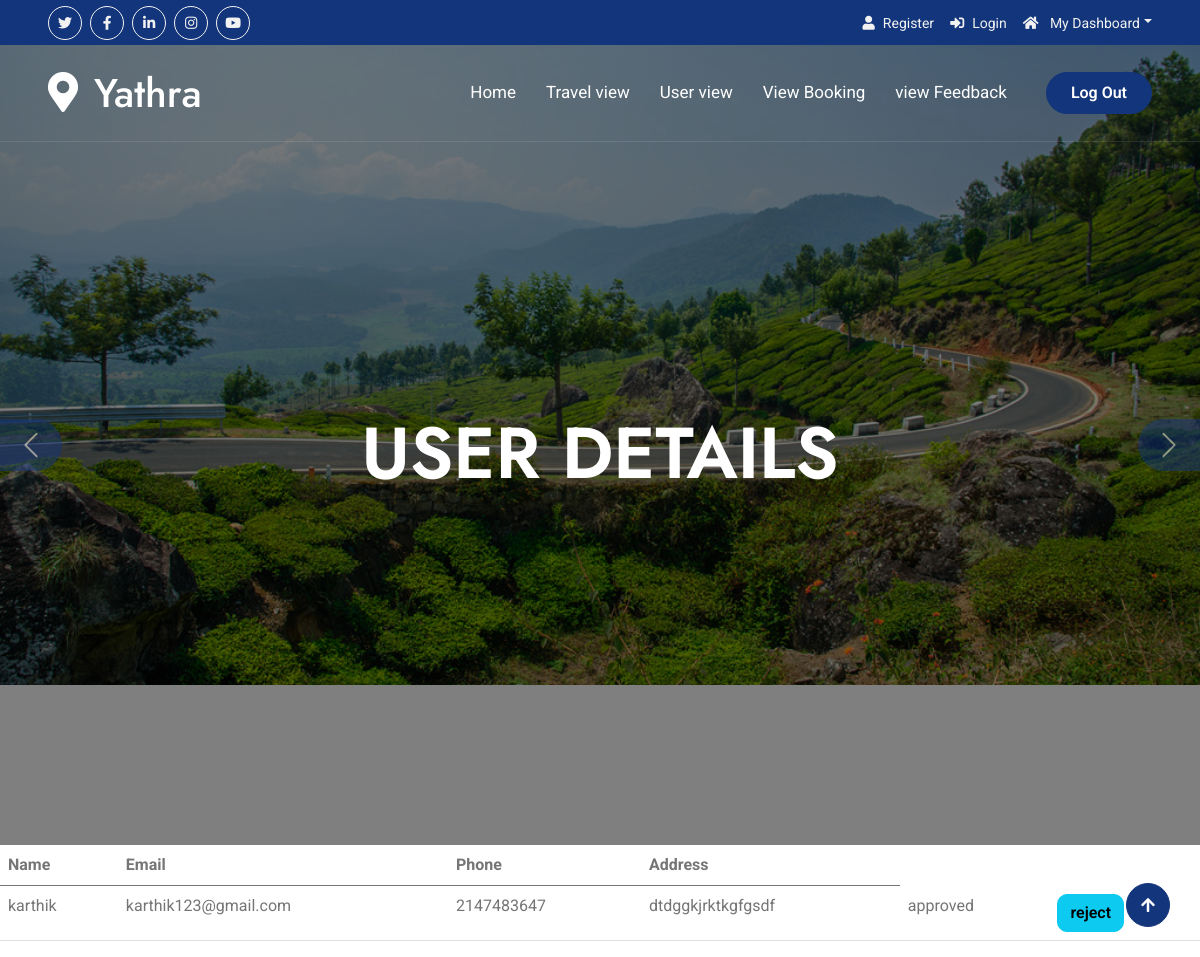
The page /admin/view_user.php on the database its author committed.
### tables this page shows
CREATE TABLE `register` (
  `name` varchar(100) NOT NULL,
  `email` varchar(100) NOT NULL,
  `phone` int(10) NOT NULL,
  `address` varchar(100) NOT NULL,
  `user_id` int(100) NOT NULL,
  `login_id` int(100) NOT NULL
);

### admin/view_user.php (the view, shortened to what this page needs)
<?php
include 'header.php';
include '../connection.php';
?>
<div class="carousel-header" >
                <div id="carouselId" class="carousel slide" data-bs-ride="carousel">
                    <div class="carousel-inner" role="listbox">
                        <div class="carousel-item active" >
                            <img src="img/road.jpg" height="150" class="img-fluid" alt="Image">
                            <div class="carousel-caption">
                                    <h1 class="display-2 text-capitalize text-white mb-4">USER DETAILS</h1>
                            </div>
                        </div>
                    <button class="carousel-control-prev" type="button" data-bs-target="#carouselId" data-bs-slide="prev">
                        <span class="carousel-control-prev-icon btn bg-primary" aria-hidden="false"></span>
                    </button>
                    <button class="carousel-control-next" type="button" data-bs-target="#carouselId" data-bs-slide="next">
                        <span class="carousel-control-next-icon btn bg-primary" aria-hidden="false"></span>
                    </button>
                </div>
            </div>
        </div>
<?php
$str="select * from register,login where login.login_id=register.login_id ";
if(mysqli_num_rows($result=mysqli_query($con,$str))>0){
?>
<table class="table">
  <thead>
    <tr>
      <th scope="col">Name</th>
      <th scope="col">Email</th>
      <th scope="col">Phone</th>
      <th scope="col">Address</th>
    </tr>
  </thead>
  <tbody>
<?php
while($data=mysqli_fetch_array($result)){
    ?>
 <tr>
      <td><?php echo $data['name']?></td>
      <td><?php echo $data['email']?></td>
      <td><?php echo $data['phone']?></td>
      <td><?php echo $data['address']?></td>
      <?php
      if($data['user_status']=='approved'){
        ?>
        <td>approved</td>
        <td><a href="reject.php?t_id=<?php echo $data['login_id']?>" class="btn btn-info" >reject</a></td>
        <?php
      }elseif($data['user_status']=='0'){
      ?>
     <td><a href="approvel.php?t_id=<?php echo $data['login_id']?>" class="btn btn-info" >approvel</a></td>
     <td><a href="reject.php?t_id=<?php echo $data['login_id']?>" class="btn btn-info" >reject</a></td>
     <?php
      }elseif($data['user_status']=='cancel'){
     ?>
         <td>rejected</td>
         <td><a href="approvel.php?t_id=<?php echo $data['login_id']?>" class="btn btn-info" >approvel</a></td>
         <?php
      }
      ?>
    </tr>
   <?php
}
   ?>
  </tbody>
</table>
<?php
}else{
?>
<h2>user not found </h2>
<?php
}
?>
<?php
include 'footer.php'
?>

### admin/css/style.css (style rules this page uses)
.btn { font-weight: 600; transition: .5s; }
.carousel-header .carousel-control-prev, .carousel-header .carousel-control-next { background: transparent; }
.carousel-header .carousel-control-prev .carousel-control-prev-icon { position: absolute; top: 50%; left: 0; transform: translateY(-50%); padding: 25px 30px; border-top-left-radius: 0; border-top-right-radius: 50px; border-bottom-left-radius: 0; border-bottom-right-radius: 50px; background-size: 60% 60%; }
.carousel-header .carousel-control-next .carousel-control-next-icon { position: absolute; top: 50%; right: 0; transform: translateY(-50%); padding: 25px 30px; border-top-left-radius: 50px; border-top-right-radius: 0; border-bottom-left-radius: 50px; border-bottom-right-radius: 0; background-size: 60% 60%; }
.carousel-header .carousel-inner .carousel-item { position: relative; min-height: 100vh }
.carousel-header .carousel-inner .carousel-item img { position: absolute; width: 100%; height: 80%; object-fit: cover; }
.carousel-header .carousel-inner .carousel-item .carousel-caption { position: absolute; width: 100%; height: 100%; top: 0; left: 0; padding-top: 60px; display: flex; align-items: center; justify-content: center; text-align: center; background: linear-gradient(rgba(0, 0, 0, .5), rgba(0, 0, 0, 0.5)); background-size: cover; }

### rows shown on the page
register: name "karthik", email "karthik123@gmail.com", phone "2147483647", address "dtdggkjrktkgfgsdf"
